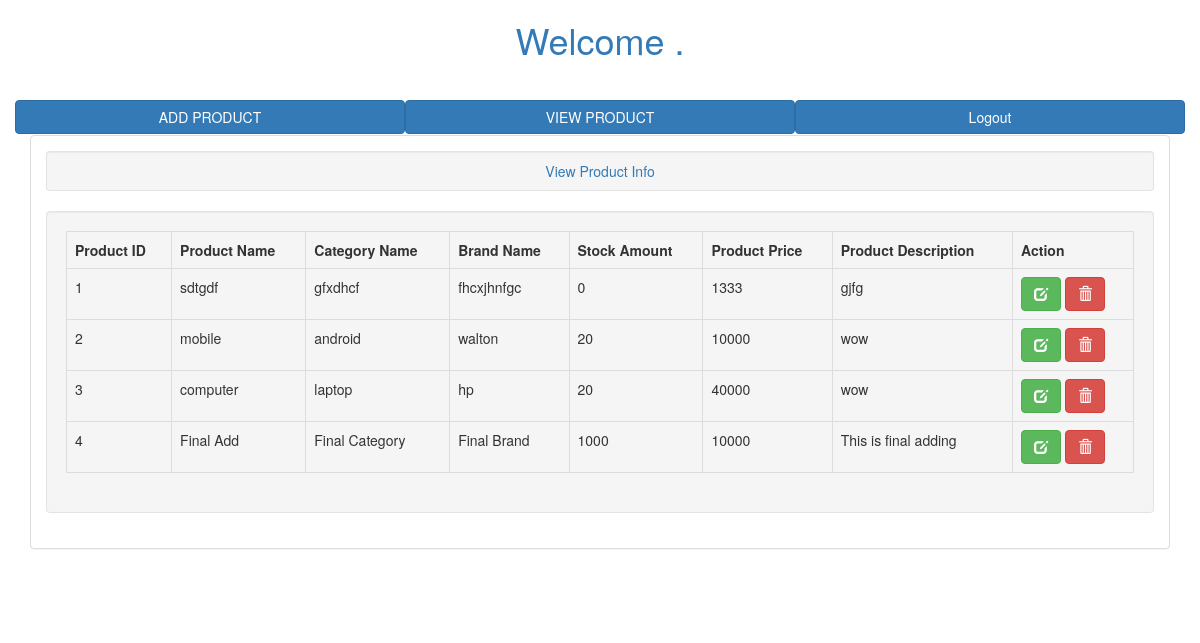
The page /view_product.php on the database its author committed.
### tables this page shows
CREATE TABLE IF NOT EXISTS `tbl_product` (
`product_id` int(7) NOT NULL,
  `product_name` varchar(100) NOT NULL,
  `category_name` varchar(100) NOT NULL,
  `brand_name` varchar(100) NOT NULL,
  `stock_amount` int(100) NOT NULL,
  `product_price` int(100) NOT NULL,
  `product_description` varchar(300) NOT NULL
);

### classes/product.php (called while the page is built, shortened)
<?php
class Product{
    private $db_con;
    public function __construct() {
        $host_name="localhost";
        $user_name='root';
        $password='';
        $db_name='db_shop';
        $this->db_con=mysqli_connect($host_name, $user_name, $password, $db_name);
    }
    public function select_all_product_info() {
        $sql="SELECT * FROM tbl_product";
        if ( mysqli_query($this->db_con, $sql) ) {
            $query_result=mysqli_query($this->db_con, $sql);
            return $query_result;
        } else {
            die('Query problem'.  mysqli_error($this->db_con));
        }
    }
}

### view_product.php (the view, shortened to what this page needs)
<?php
    require './classes/product.php';
    $obj_product = new Product();
    $query_result = $obj_product->select_all_product_info();
?>
<!DOCTYPE HTML>
<html>
    <head>
        <link rel="stylesheet" href="css/bootstrap.min.css">
    </head>
    <body>
        <div class="container">
            <div class="row">
                <div class="col-lg-12 text-primary text-center" style="height: 100px;">
                      <h1>Welcome <?php echo $_SESSION['admin_name']; ?>.</h1>
                </div>
            </div>
            <div class="row">
                <div class="col-lg-4" style="height: 35px; padding: 0px;">
                    <a href="add_product.php" class="btn btn-primary btn-block">ADD PRODUCT</a>
                </div>
                <div class="col-lg-4" style="height: 35px; padding: 0px;">
                    <a href="view_product.php" class="btn btn-primary btn-block">VIEW PRODUCT</a>
                </div>
                <div class="col-lg-4" style="height: 35px; padding: 0px;">
                    <a href="?status=logout" class="btn btn-primary btn-block">Logout</a>
                </div>
            </div>
            <div class="row">
                <div class="col-lg-12" style="height: 450px;">
                    <div class="row">
                        <div class="col-lg-12">
                            <div class="panel panel-default">
                                <div class="panel-body">
                                    <div class="well well-sm text-primary text-center">
                                        View Product Info
                                    </div>
                                    <div class="well">
                                        <div style="overflow-x: scroll;">
                                            <table class="table table-bordered">
                                                <tr>
                                                    <th>Product ID</th>
                                                    <th>Product Name</th>
                                                    <th>Category Name</th>
                                                    <th>Brand Name</th>
                                                    <th>Stock Amount</th>
                                                    <th>Product Price</th>
                                                    <th>Product Description</th>
                                                    <th>Action</th>
                                                </tr>
                                                <?php while ($product_info=  mysqli_fetch_assoc($query_result) ) { ?>
                                                <tr>
                                                    <td><?php echo $product_info['product_id']; ?></td>
                                                    <td><?php echo $product_info['product_name']; ?></td>
                                                    <td><?php echo $product_info['category_name']; ?></td>
                                                    <td><?php echo $product_info['brand_name']; ?></td>
                                                    <td><?php echo $product_info['stock_amount']; ?></td>
                                                    <td><?php echo $product_info['product_price']; ?></td>
                                                    <td><?php echo $product_info['product_description']; ?></td>
                                                    <td>
                                                        <a href="edit_product.php?product_id=<?php echo $product_info['product_id']; ?>" class="btn btn-success" title="Edit">
                                                            <span class="glyphicon glyphicon-edit"></span>
                                                        </a>
                                                        <a href="?status=delete&&product_id=<?php echo $product_info['product_id']; ?>" class="btn btn-danger" title="Delete" onclick="return check_delete_info(); " >
                                                            <span class="glyphicon glyphicon-trash"></span>
                                                        </a>
                                                    </td>
                                                </tr>
                                                <?php } ?>
                                            </table>
                                        </div>
                                    </div>
                                </div>
                            </div>
                        </div>
                    </div>
                </div>
            </div>
            <div class="row">
                <div class="col-lg-12" style="height: 30px;"></div>
            </div>
        </div>
    </body>
</html>

### rows shown on the page
tbl_product: product_id "1", product_name "sdtgdf", category_name "gfxdhcf", brand_name "fhcxjhnfgc", stock_amount "0", product_price "1333", product_description "gjfg"
tbl_product: product_id "2", product_name "mobile", category_name "android", brand_name "walton", stock_amount "20", product_price "10000", product_description "wow"
tbl_product: product_id "3", product_name "computer", category_name "laptop", brand_name "hp", stock_amount "20", product_price "40000", product_description "wow"
tbl_product: product_id "4", product_name "Final Add", category_name "Final Category", brand_name "Final Brand", stock_amount "1000", product_price "10000", product_description "This is final adding"
